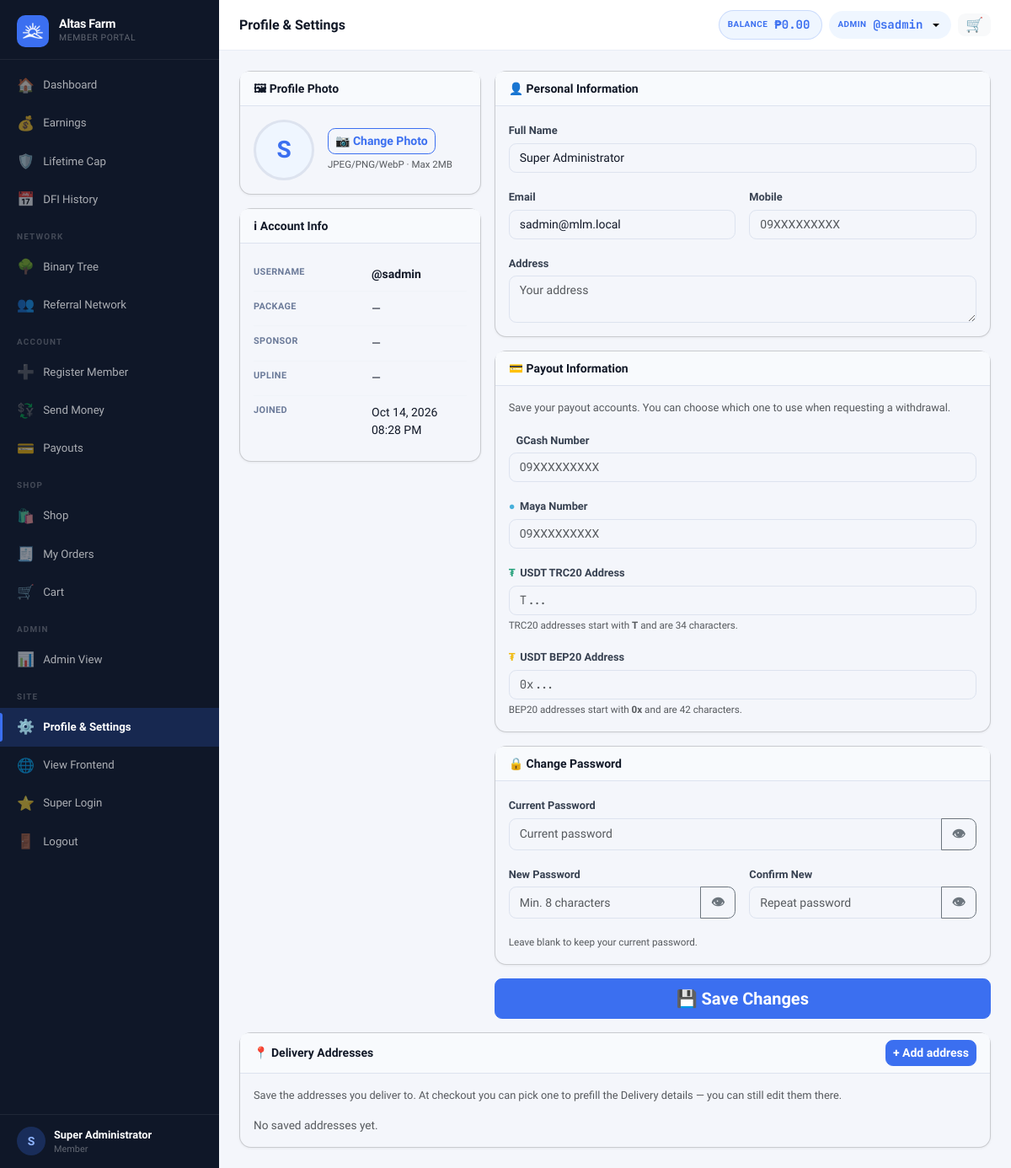
The page /?page=profile (signed in) on the database its author committed.
### tables this page shows
CREATE TABLE settings (
  key_name   VARCHAR(80) NOT NULL PRIMARY KEY,
  value      TEXT        NOT NULL,
  updated_at TIMESTAMP DEFAULT CURRENT_TIMESTAMP ON UPDATE CURRENT_TIMESTAMP
);

CREATE TABLE users (
  id                INT UNSIGNED AUTO_INCREMENT PRIMARY KEY,
  username          VARCHAR(40)  NOT NULL UNIQUE,
  password_hash     VARCHAR(255) NOT NULL,
  role              ENUM('member','admin','superadmin') NOT NULL DEFAULT 'member',
  package_id        INT UNSIGNED NULL,
  reg_code_id           INT UNSIGNED NULL,
  reg_payment_method    ENUM('code','ewallet','pending') NOT NULL DEFAULT 'code',
  reg_paid_by           INT UNSIGNED NULL,

   
  sponsor_id        INT UNSIGNED NULL,
  binary_parent_id  INT UNSIGNED NULL,
  binary_position   ENUM('left','right') NULL,

   
  left_count        INT UNSIGNED NOT NULL DEFAULT 0,
  left_count_paid   INT UNSIGNED NOT NULL DEFAULT 0,
  right_count       INT UNSIGNED NOT NULL DEFAULT 0,
  right_count_paid  INT UNSIGNED NOT NULL DEFAULT 0,
  pairs_paid        INT UNSIGNED NOT NULL DEFAULT 0,
  pairs_flushed     INT UNSIGNED NOT NULL DEFAULT 0,
  pairs_paid_today  INT UNSIGNED NOT NULL DEFAULT 0,   

   
  lifetime_earned       DECIMAL(14,2) NOT NULL DEFAULT 0.00,
  cap_status            ENUM('active','capped','perminact') NOT NULL DEFAULT 'active',
  capping_bypass        TINYINT(1)   NOT NULL DEFAULT 0,
  daily_cap_bypass      TINYINT(1)   NOT NULL DEFAULT 0,
  capped_at             TIMESTAMP NULL,
  last_reactivation_at  TIMESTAMP NULL,
  dfi_days_used         INT UNSIGNED NOT NULL DEFAULT 0,
  dfi_active            TINYINT(1)   NOT NULL DEFAULT 1,
  cd_active             TINYINT(1)   NOT NULL DEFAULT 0,
  ewallet_sent_today      DECIMAL(12,2) NOT NULL DEFAULT 0.00,
  ewallet_sent_this_week  DECIMAL(12,2) NOT NULL DEFAULT 0.00,

   
  full_name         VARCHAR(120) NULL,
  email             VARCHAR(120) NULL,
  mobile            VARCHAR(20)  NULL,
  gcash_number      VARCHAR(20)  NULL,
  maya_number       VARCHAR(20)  NULL,
  usdt_trc20_address VARCHAR(100) NULL,
  usdt_bep20_address VARCHAR(100) NULL,
  address           TEXT         NULL,
  photo             VARCHAR(200) NULL,

  ewallet_balance       DECIMAL(14,2) NOT NULL DEFAULT 0.00,
  withdrawable_balance  DECIMAL(14,2) NOT NULL DEFAULT 0.00,
  status                ENUM('active','suspended','pending','deactivated') NOT NULL DEFAULT 'active',
  joined_at         TIMESTAMP DEFAULT CURRENT_TIMESTAMP,
  last_login        TIMESTAMP NULL,

  FOREIGN KEY (sponsor_id)       REFERENCES users(id) ON DELETE SET NULL,
  FOREIGN KEY (binary_parent_id) REFERENCES users(id) ON DELETE SET NULL,
  FOREIGN KEY (package_id)       REFERENCES packages(id) ON DELETE SET NULL
);

### views/member/profile.php (the view, shortened to what the rows shown need)
<?php require 'views/partials/head.php'; ?>
<?php require 'views/partials/sidebar_member.php'; ?>
<div class="main-content">
  <?php require 'views/partials/topbar.php'; ?>
  <div class="page-content">
    <form method="POST" action="<?= link_to('save_profile') ?>" enctype="multipart/form-data">
      <div class="row g-3">
        <div class="col-12 col-lg-4 d-flex flex-column gap-3">
          <div class="card">
            <div class="card-body d-flex align-items-center gap-3 flex-wrap">
              <div id="avatarWrap" style="width:72px;height:72px;border-radius:50%;overflow:hidden;background:var(--primary-light);display:flex;align-items:center;justify-content:center;font-size:1.75rem;font-weight:700;color:var(--primary);border:3px solid #dde3ef;flex-shrink:0;">
                <?php if ($user['photo']): ?><img id="photoPreview" src="<?= APP_URL ?>/uploads/<?= e($user['photo']) ?>" style="width:100%;height:100%;object-fit:cover;"><?php else: ?><span id="photoInitial"><?= strtoupper(substr($user['username'], 0, 1)) ?></span><?php endif; ?>
              </div>
            </div>
          </div>
          <div class="card">
            <div class="card-body">
              <table class="info-table">
                <tr>
                  <td><strong>@<?= e($user['username']) ?></strong></td>
                </tr>
                <tr>
                  <td>Joined</td>
                  <td><?= fmt_datetime($user['joined_at']) ?></td>
                </tr>
              </table>
            </div>
          </div>
        </div>
        <div class="col-12 col-lg-8 d-flex flex-column gap-3">
          <div class="card">
            <div class="card-body">
              <div class="mb-3"><label class="form-label">Full Name</label><input type="text" name="full_name" class="form-control" value="<?= e($user['full_name'] ?? '') ?>" placeholder="Your full name"></div>
              <div class="row g-3">
                <div class="col-md-6 mb-3"><label class="form-label">Email</label><input type="email" name="email" class="form-control" value="<?= e($user['email'] ?? '') ?>" placeholder="email@example.com"></div>
              </div>
            </div>
          </div>
        </div>
      </div>
    </form>
  </div>
</div>
<?php require 'views/partials/footer.php'; ?>

### views/partials/sidebar_member.php (shortened to what the rows shown need)
<?php
$cp      = current_page();
$user    = Auth::user();
$initial = strtoupper(substr($user['username'] ?? 'U', 0, 1));
$name    = $user['full_name'] ?: ('@' . $user['username']);
$view    = $_GET['view'] ?? '';
$nav = [
  ['page' => 'dashboard', 'icon' => '🏠', 'label' => 'Dashboard',        'pages' => ['dashboard']],
  ['page' => 'earnings',  'icon' => '💰', 'label' => 'Earnings',         'pages' => ['earnings']],
  ['page' => 'cap_status', 'icon' => '🛡️', 'label' => 'Lifetime Cap',     'pages' => ['cap_status']],
  ['page' => 'dfi_history', 'icon' => '📅', 'label' => 'DFI History',      'pages' => ['dfi_history']],
  'SEPARATOR:Network',
];
$hasBinary = Auth::isAdmin() || Package::hasPairing((int)($user['package_id'] ?? 0));
if ($hasBinary) {
  $nav[] = ['page' => 'genealogy&view=binary',  'icon' => '🌳', 'label' => 'Binary Tree',      'pages' => ['genealogy'], 'view' => 'binary'];
}
$nav[] = ['page' => 'genealogy&view=referral', 'icon' => '👥', 'label' => 'Referral Network', 'pages' => ['genealogy'], 'view' => 'referral'];
$nav[] = 'SEPARATOR:Account';
$nav[] = ['page' => 'register&sponsor=' . $user['username'], 'icon' => '➕', 'label' => 'Register Member', 'pages' => ['register']];
$nav[] = ['page' => 'ewallet_transfer', 'icon' => '💱', 'label' => 'Send Money', 'pages' => ['ewallet_transfer']];
$nav[] = ['page' => 'payout',  'icon' => '💳', 'label' => 'Payouts',   'pages' => ['payout']];
$cartBadge = Cart::itemCountForMember((int) ($user['id'] ?? 0));
$nav[] = 'SEPARATOR:Shop';
$nav[] = ['page' => 'shop',        'icon' => '🛍️', 'label' => 'Shop',      'pages' => ['shop']];
$nav[] = ['page' => 'shop_orders', 'icon' => '🧾', 'label' => 'My Orders', 'pages' => ['shop_orders', 'shop_order']];
$nav[] = ['page' => 'cart',        'icon' => '🛒', 'label' => 'Cart',      'pages' => ['cart'], 'badge' => $cartBadge, 'badge_class' => 'sidebar-cart-badge'];
if (Auth::isAdmin()) {
  $nav[] = 'SEPARATOR:Admin';
  $nav[] = ['page' => 'admin', 'icon' => '📊', 'label' => 'Admin View', 'pages' => []];
}
$nav[] = 'SEPARATOR:Site';
$nav[] = ['page' => 'profile', 'icon' => '⚙️', 'label' => 'Profile & Settings', 'pages' => ['profile']];
$nav[] = ['page' => '__frontend__', 'icon' => '🌐', 'label' => 'View Frontend', 'pages' => []];
if (!function_exists('renderSidebarNav')) {
function renderSidebarNav($nav, $cp, $user, $view, $initial, $name)
{ ?>
  <div class="sidebar-brand">
    <div>
      <div class="brand-name"><?= e(setting('site_name', APP_NAME)) ?></div>
      <div class="brand-sub">Member Portal</div>
    </div>
  </div>
  <div class="sidebar-footer">
    <div class="sidebar-user">
      <div class="user-avatar">
        <?php if (!empty($user['photo'])): ?>
          <img src="<?= APP_URL ?>/uploads/<?= e($user['photo']) ?>" alt="">
        <?php else: ?>
          <?= $initial ?>
        <?php endif; ?>
      </div>
      <div class="user-info">
        <div class="user-name"><?= e($name) ?></div>
        <div class="user-role"><?= e($user['package_name'] ?? 'Member') ?></div>
      </div>
    </div>
  </div>
<?php } ?>
<?php }  ?>
<div class="sidebar d-none d-lg-flex flex-column">
  <?php renderSidebarNav($nav, $cp, $user, $view, $initial, $name); ?>
</div>

### views/partials/topbar.php (shortened to what the rows shown need)
<?php
if (isset($_GET['page']) && $_GET['page'] === 'admin_user_view' && !empty($_GET['id']) && Auth::isAdmin()) {
    $topbarUser = getUserById((int)$_GET['id']);
    if (!$topbarUser) {
        flash('error', 'User not found.');
        redirect('/?page=admin_users');
    }
    $walletUser = $topbarUser;
} else {
    $topbarUser = Auth::user();
    $walletUser = Auth::isSuperadmin() ? (User::find(Auth::actingAdminId()) ?: $topbarUser) : $topbarUser;
}
$topbarBalance = fmt_money($walletUser['ewallet_balance'] ?? 0);
$isMember      = ($topbarUser['role'] ?? '') === 'member';
?>
<div class="topbar-wrapper no-print">
    <div class="d-flex align-items-center gap-2">
        <?php if ($isMember || Auth::isSuperadmin()): ?>
            <div class="topbar-balance d-none d-sm-flex">
                <span class="bal-label">Balance</span>
                <span class="bal-amount" id="topbarBalance"><?= $topbarBalance ?></span>
            </div>
        <?php endif; ?>
        <div class="dropdown">
            <button class="topbar-balance border-0 dropdown-toggle" type="button"
                data-bs-toggle="dropdown" aria-expanded="false"
                title="<?= e($topbarUser['username'] ?? '') ?>" style="cursor:pointer;">
                <span class="bal-label"><?= Auth::isAdmin() ? 'Admin' : 'User' ?></span>
                <span class="bal-amount">@<?= e($topbarUser['username'] ?? '') ?></span>
            </button>
        </div>
    </div>
</div>

### rows shown on the page
settings: value "Altas Farm"
users: username "S", full_name "Super Administrator", username "sadmin", joined_at "Oct 14, 2026 08:28 PM", email "sadmin@mlm.local"
users: ewallet_balance "₱0.00"

### other values the page prints
$item['icon'] "🏠"
$item['label'] "Dashboard"
$item['icon'] "💰"
$item['label'] "Earnings"
$item['icon'] "🛡️"
$item['label'] "Lifetime Cap"
$item['icon'] "📅"
$item['label'] "DFI History"
substr($item, 10) "NETWORK"
$item['icon'] "🌳"
$item['label'] "Binary Tree"
$item['icon'] "👥"
$item['label'] "Referral Network"
substr($item, 10) "ACCOUNT"
$item['icon'] "➕"
